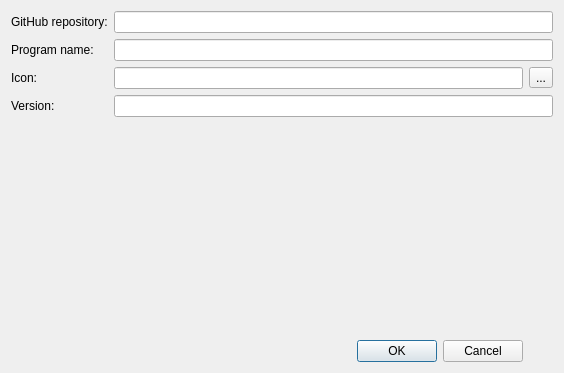
<?xml version="1.0" encoding="UTF-8"?>
<ui version="4.0">
 <class>Dialog</class>
 <widget class="QDialog" name="Dialog">
  <property name="geometry">
   <rect>
    <x>0</x>
    <y>0</y>
    <width>564</width>
    <height>373</height>
   </rect>
  </property>
  <property name="windowTitle">
   <string>Dialog</string>
  </property>
  <layout class="QGridLayout" name="gridLayout">
   <item row="0" column="0">
    <widget class="QLabel" name="label">
     <property name="text">
      <string>GitHub repository:</string>
     </property>
    </widget>
   </item>
   <item row="4" column="1">
    <spacer name="verticalSpacer">
     <property name="orientation">
      <enum>Qt::Vertical</enum>
     </property>
     <property name="sizeHint" stdset="0">
      <size>
       <width>20</width>
       <height>148</height>
      </size>
     </property>
    </spacer>
   </item>
   <item row="1" column="0">
    <widget class="QLabel" name="label_2">
     <property name="text">
      <string>Program name:</string>
     </property>
    </widget>
   </item>
   <item row="2" column="0">
    <widget class="QLabel" name="label_3">
     <property name="text">
      <string>Icon:</string>
     </property>
    </widget>
   </item>
   <item row="2" column="1">
    <widget class="QLineEdit" name="lineEdit_3"/>
   </item>
   <item row="5" column="0" colspan="2">
    <widget class="QDialogButtonBox" name="buttonBox">
     <property name="orientation">
      <enum>Qt::Horizontal</enum>
     </property>
     <property name="standardButtons">
      <set>QDialogButtonBox::Cancel|QDialogButtonBox::Ok</set>
     </property>
    </widget>
   </item>
   <item row="3" column="0">
    <widget class="QLabel" name="label_4">
     <property name="text">
      <string>Version:</string>
     </property>
    </widget>
   </item>
   <item row="2" column="2">
    <widget class="QToolButton" name="toolButton">
     <property name="text">
      <string>...</string>
     </property>
    </widget>
   </item>
   <item row="1" column="1" colspan="2">
    <widget class="QLineEdit" name="lineEdit_2"/>
   </item>
   <item row="0" column="1" colspan="2">
    <widget class="QLineEdit" name="lineEdit"/>
   </item>
   <item row="3" column="1" colspan="2">
    <widget class="QLineEdit" name="lineEdit_4">
     <property name="text">
      <string/>
     </property>
    </widget>
   </item>
  </layout>
 </widget>
 <resources/>
 <connections>
  <connection>
   <sender>buttonBox</sender>
   <signal>accepted()</signal>
   <receiver>Dialog</receiver>
   <slot>accept()</slot>
   <hints>
    <hint type="sourcelabel">
     <x>248</x>
     <y>254</y>
    </hint>
    <hint type="destinationlabel">
     <x>157</x>
     <y>274</y>
    </hint>
   </hints>
  </connection>
  <connection>
   <sender>buttonBox</sender>
   <signal>rejected()</signal>
   <receiver>Dialog</receiver>
   <slot>reject()</slot>
   <hints>
    <hint type="sourcelabel">
     <x>316</x>
     <y>260</y>
    </hint>
    <hint type="destinationlabel">
     <x>286</x>
     <y>274</y>
    </hint>
   </hints>
  </connection>
 </connections>
</ui>
